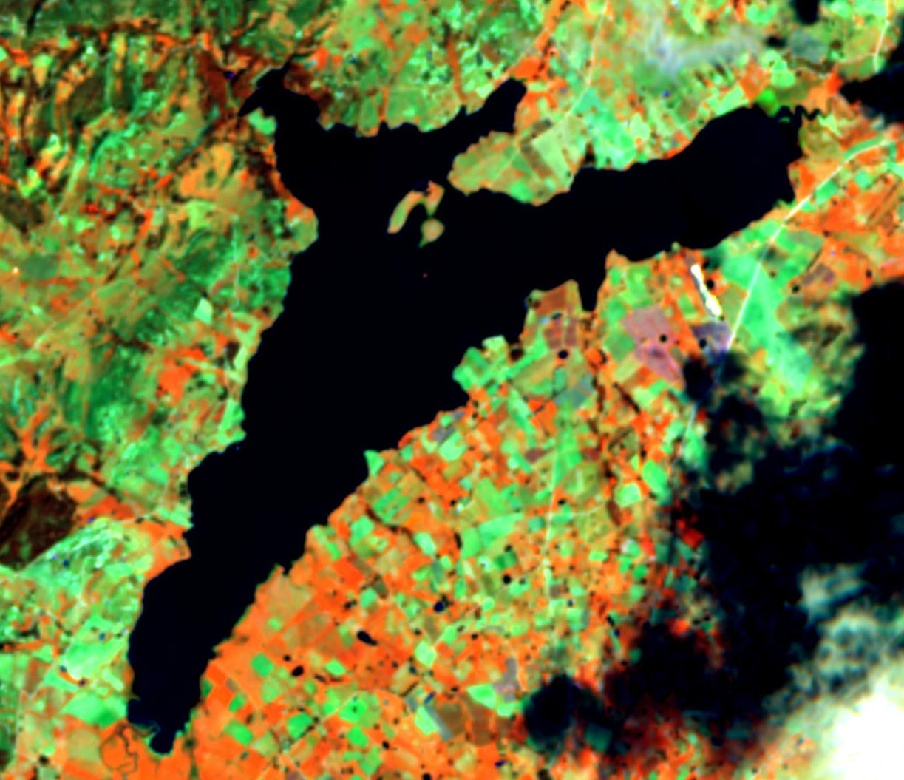
#> input picture input_2.jpeg, 904 x 780 px, shrunk from 1223 x 1055 before the run
$ python segment.py input_2.jpeg   (older library calls are emulated)
#> lines starting #> are read from the running program, lines starting #| are printed output that depends on the picture
import numpy as np
import cv2
import sys
import matplotlib.pyplot as plt
from skimage.color import rgb2gray
from skimage import data
from skimage.filters import gaussian
from skimage.segmentation import active_contour
from skimage.filters import sobel

#ximg = data.coffee()
img = cv2.imread(sys.argv[1],0)
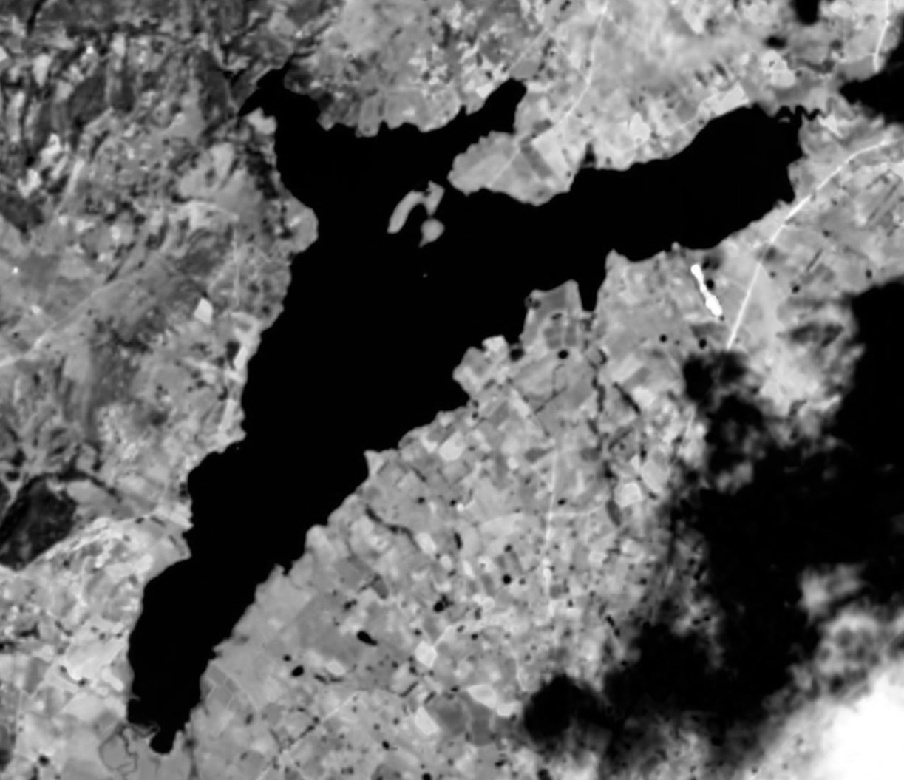
#> img: shape (780, 904); min 0, max 255, mean 98.2

inputname=str(sys.argv[1])
outputname_cn=inputname.replace(".jpg", "seg.png")

outputname_cn=outputname_cn.replace("INPUT", "OUTPUT_CN")
#img = rgb2gray(img

denoised = cv2.GaussianBlur(img,(3,3),0)
filtered = cv2.Laplacian(denoised,cv2.CV_64F)
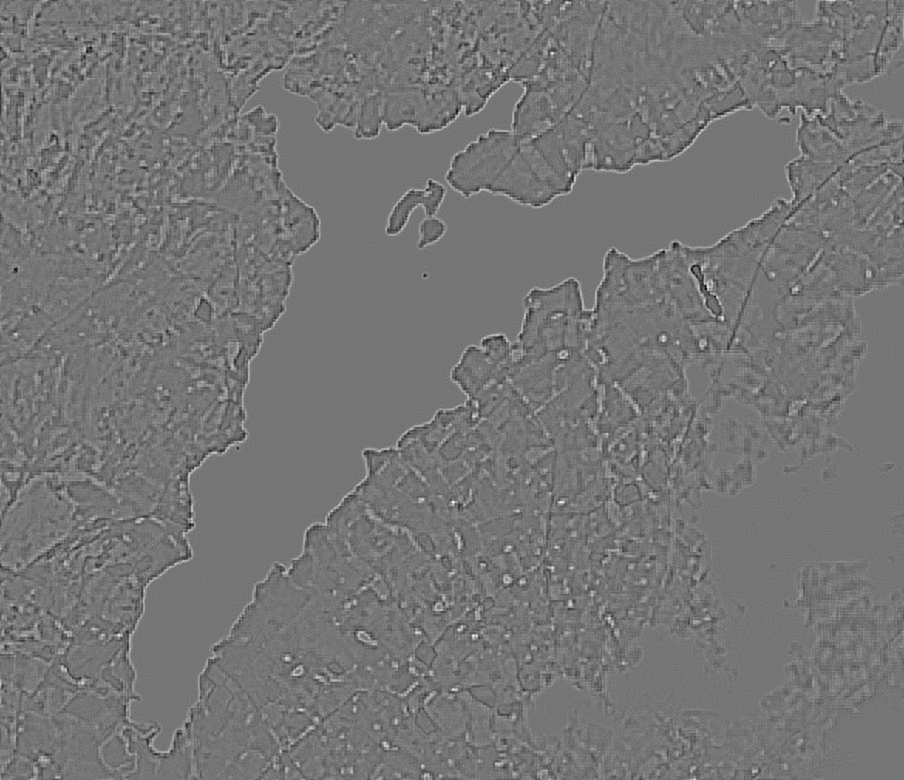
#> filtered: shape (780, 904) float64; min -43, max 50, mean 0; drawn with min black and max white

filtered2 = sobel(denoised)
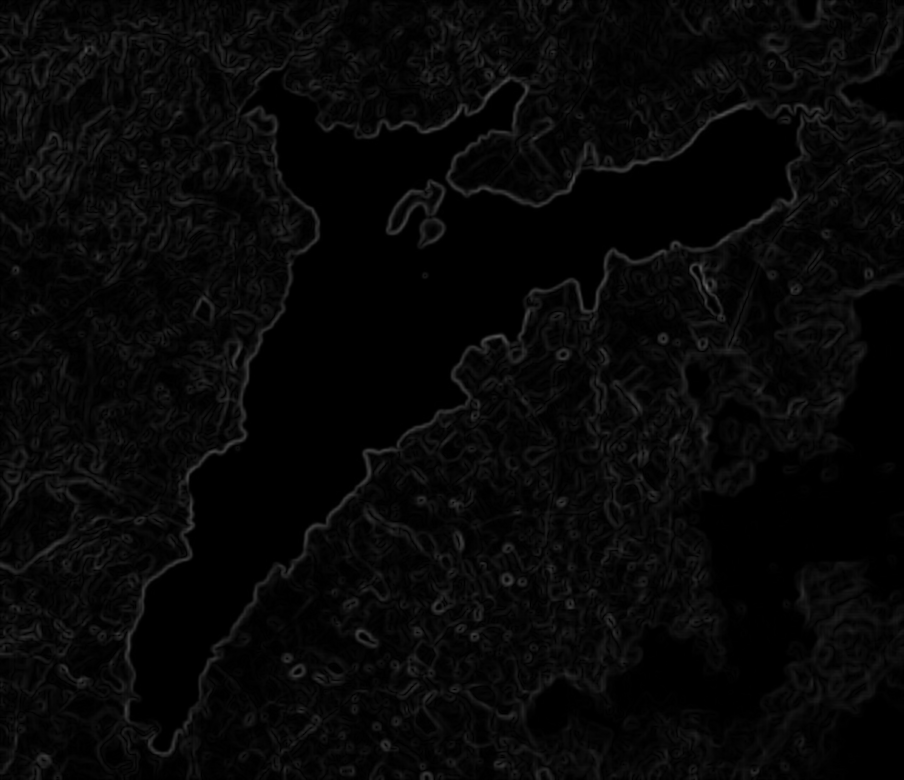
#> filtered2: shape (780, 904) float64; min 0, max 0.372, mean 0.0302

# [6 lines of commented-out code are left out]

res=np.uint8(0.5*img+2*filtered+0*filtered2)
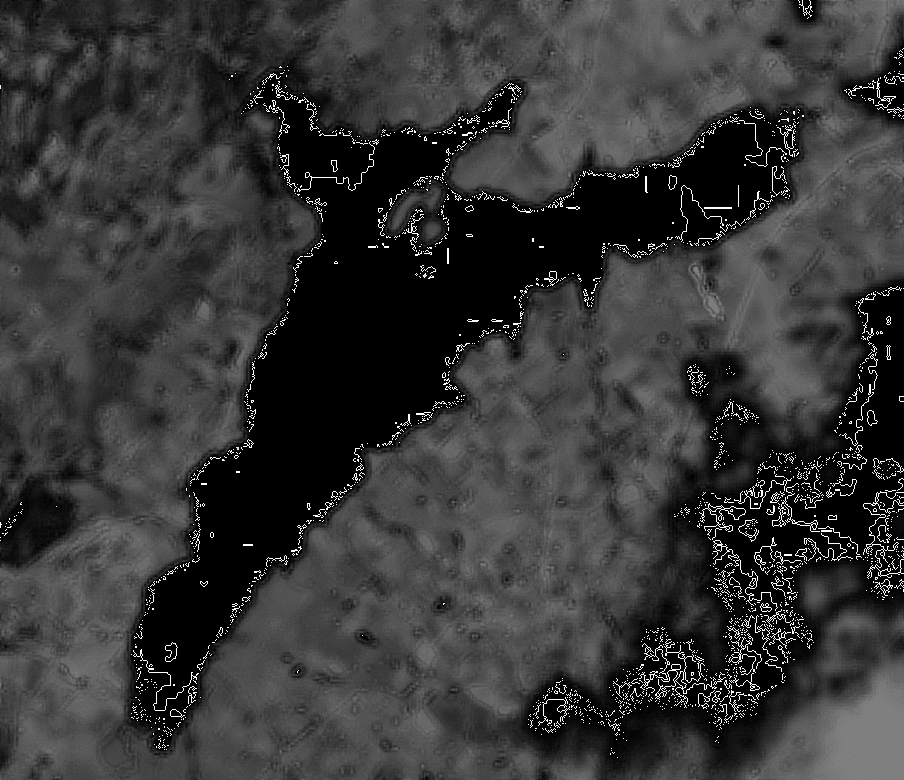
#> res: shape (780, 904); min 0, max 255, mean 54

#plt.imshow(res,cmap='gray')
#plt.show()

w,h = img.shape
#> w = 780; h = 904

s = np.linspace(0, 2*np.pi,360)
x = h/2 + (h/2)*np.cos(s)
y = w/2 + (w/2)*np.sin(s)
init = np.array([x, y]).T

snake = active_contour(gaussian(res, 3),
                       init, alpha=0.00618, beta=5, gamma=0.0001)
#> snake = 360 pairs, first value 133.6 to 710, second value 183.3 to 723.2

#snake = active_contour(res,
 #                      init, alpha=0.00618, beta=5, gamma=0.0001)

fig, ax = plt.subplots(figsize=(7, 7))
ax.imshow(img, cmap=plt.cm.gray)
ax.plot(init[:, 0], init[:, 1], '--r', lw=3)
ax.plot(snake[:, 0], snake[:, 1], '-b', lw=3)
#ax.set_xticks([]), ax.set_yticks([])
ax.axis([0, img.shape[1], img.shape[0], 0])
plt.savefig(outputname_cn)
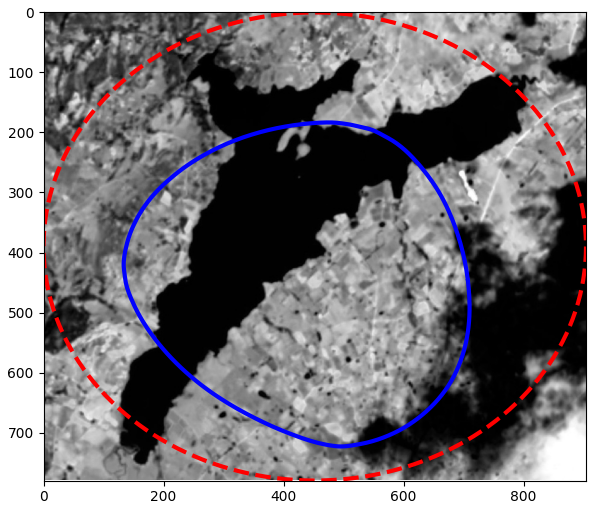
#> figure drawn by matplotlib, 1 panel
